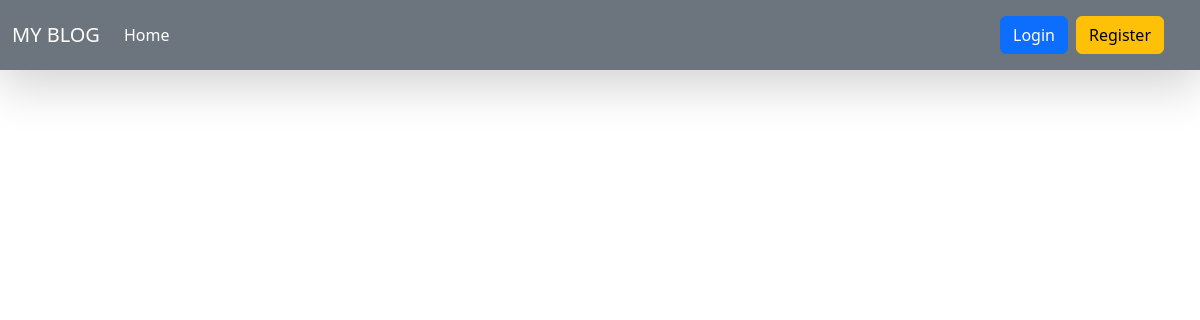
The app's page /get-blog/1/, older data.
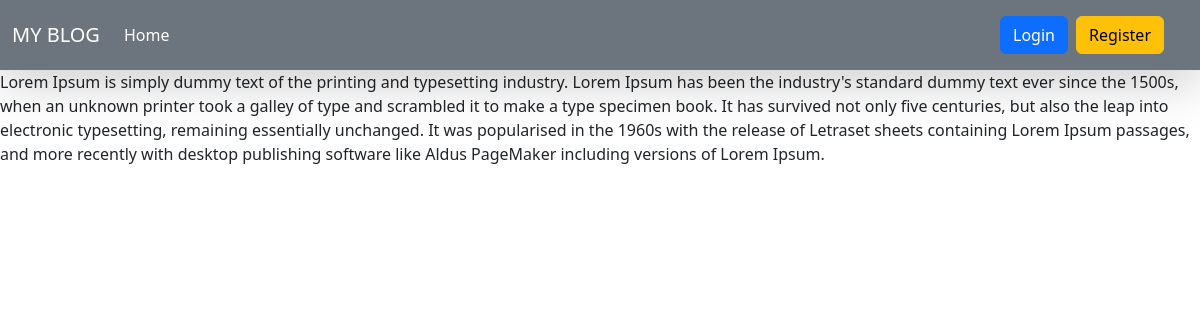
The same page, newer data.
### blog/models.py (models this page shows, shortened)
class Blog(models.Model):
    title = models.CharField(max_length=100)
    content = FroalaField()
    category = models.ForeignKey(Category, on_delete=models.CASCADE)
    user = models.ForeignKey(User, on_delete=models.CASCADE)
    banner_image = models.ImageField(upload_to="blog")
    created_at = models.DateField(auto_now_add=True)
    updated_at = models.DateField(auto_now=True)

### blog/views.py (the view)
# urls.py: path('get-blog/<id>/', get_blog, name='get_blog'),
def get_blog(request,id):
    context = {}
    try:
        blog_obj = Blog.objects.get(id = id)
        context['blog'] = blog_obj
    except:
        pass
    return render(request , 'detail_blog.html',context)

### blog/templates/detail_blog.html
{% extends 'base.html' %}
     {% block start %}
     {{blog.content | safe}}
     {% endblock %}

### blog/templates/base.html (shortened to what this page needs)
<!DOCTYPE html>
<html lang="en">
<head>
    <link href="https://cdn.jsdelivr.net/npm/bootstrap@5.3.0-alpha1/dist/css/bootstrap.min.css" rel="stylesheet"
>
</head>
<body>
    <nav class="navbar navbar-expand-lg navbar-dark bg-secondary shadow-lg  ">
        <div class="container-fluid">
            <a class="navbar-brand" href="/"> MY BLOG </a>
            <div class="collapse navbar-collapse" id="navbarText">
                <ul class="navbar-nav me-auto mb-2 mb-lg-0">
                    <li class="nav-item">
                        <a class="nav-link active" aria-current="page" href="#">Home</a>
                    </li>
                </ul>
                {% if not request.user.is_authenticated  %}
                <a   href="{% url 'login' %}" class="btn btn-primary   ">Login</a>
                <a href="{% url 'register' %}" class="btn btn-warning m-2 me-4">Register</a>
                {% else %}
                <a   href="{% url 'user_logout' %}" class="btn btn-danger   ">Logout</a>
                <a href="{% url 'show_all_blogs' %}" class="btn btn-primary m-2 me-4">blogs</a>
                {% endif %}
            </div>
        </div>
    </nav>
    {% block start %}
    {% endblock %}
</body>
</html>

Row changes from the older to the newer data that the page shows:
added Blog: content "Lorem Ipsum is simply dummy text of the printing and typesetting industry. Lorem Ipsum has been the industry's standard dummy text ever since the 1500s, when an unknown printer took a galley of type and scrambled it to make a type specimen book. It has survived not only five centuries, but also the leap into electronic typesetting, remaining essentially unchanged. It was popularised in the 1960s with the release of Letraset sheets containing Lorem Ipsum passages, and more recently with desktop publishing software like Aldus PageMaker including versions of Lorem Ipsum."
